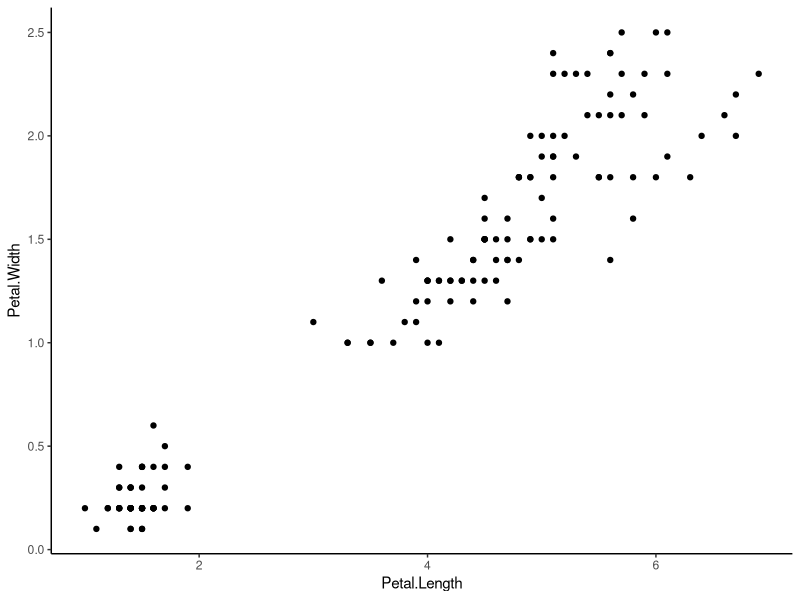

Here is the R script that generated this plot:
## ---- chunk 1
knitr::opts_chunk$set(echo = TRUE)
## ---- chunk 2
library(tidyverse)

petal_scat <- ggplot(iris, aes(x = Petal.Length, y = Petal.Width)) +
  geom_point() +
  theme_classic()

petal_scat
